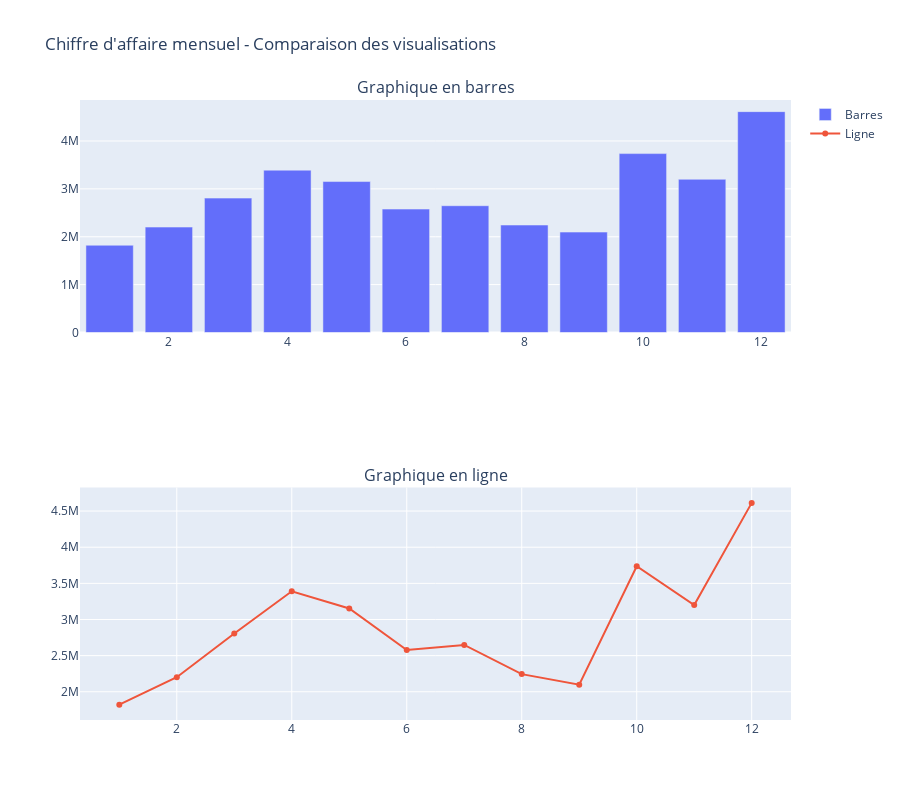

Notebook code for this chart:
### Code cell
# Créer une figure avec deux sous-graphiques
fig = make_subplots(rows=2, cols=1, subplot_titles=("Graphique en barres", "Graphique en ligne"))

# Ajouter le graphique en barres
fig.add_trace(
    go.Bar(x=monthly_sales['Month'], y=monthly_sales["Chiffre_d'affaire"], name="Barres"),
    row=1, col=1
)

# Ajouter le graphique en ligne
fig.add_trace(
    go.Scatter(x=monthly_sales['Month'], y=monthly_sales["Chiffre_d'affaire"], 
              mode='lines+markers', name="Ligne"),
    row=2, col=1
)

# Mise à jour du layout
fig.update_layout(height=800, title_text="Chiffre d'affaire mensuel - Comparaison des visualisations")
fig.show()

### Figure 1 — Plotly figure (JSON) as saved in the notebook; plotly's stock layout.template omitted (floating-point values rounded to 4 significant figures)
{"data": [{"name": "Barres", "type": "bar", "x": [1, 2, 3, 4, 5, 6, 7, 8, 9, 10, 11, 12], "xaxis": "x", "y": [1822000.0, 2202000.0, 2807000.0, 3391000.0, 3153000.0, 2578000.0, 2648000.0, 2244000.0, 2098000.0, 3737000.0, 3200000.0, 4613000.0], "yaxis": "y"}, {"mode": "lines+markers", "name": "Ligne", "type": "scatter", "x": [1, 2, 3, 4, 5, 6, 7, 8, 9, 10, 11, 12], "xaxis": "x2", "y": [1822000.0, 2202000.0, 2807000.0, 3391000.0, 3153000.0, 2578000.0, 2648000.0, 2244000.0, 2098000.0, 3737000.0, 3200000.0, 4613000.0], "yaxis": "y2"}], "layout": {"annotations": [{"font": {"size": 16}, "showarrow": false, "text": "Graphique en barres", "x": 0.5, "xanchor": "center", "xref": "paper", "y": 1, "yanchor": "bottom", "yref": "paper"}, {"font": {"size": 16}, "showarrow": false, "text": "Graphique en ligne", "x": 0.5, "xanchor": "center", "xref": "paper", "y": 0.375, "yanchor": "bottom", "yref": "paper"}], "height": 800, "title": {"text": "Chiffre d'affaire mensuel - Comparaison des visualisations"}, "xaxis": {"anchor": "y", "domain": [0, 1]}, "xaxis2": {"anchor": "y2", "domain": [0, 1]}, "yaxis": {"anchor": "x", "domain": [0.625, 1]}, "yaxis2": {"anchor": "x2", "domain": [0, 0.375]}}}
